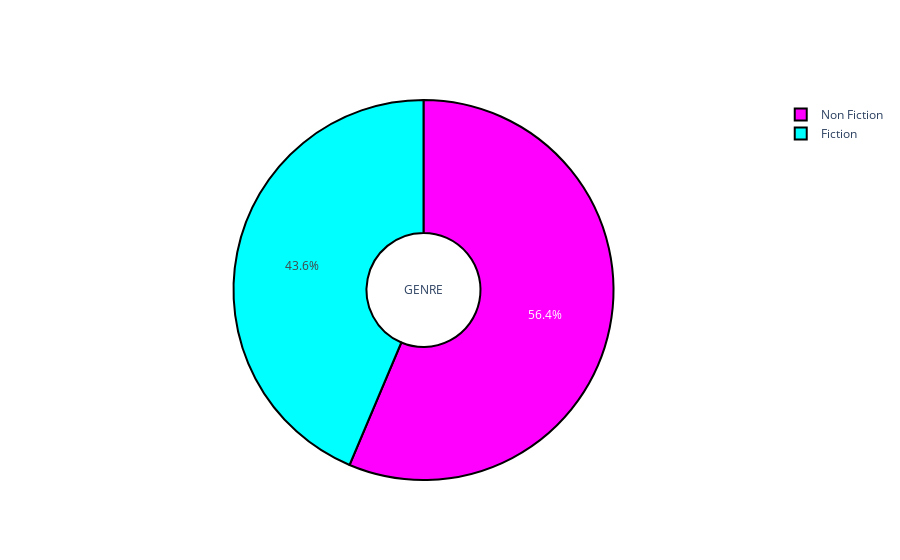

The notebook cell saved with this chart:
### Code cell
def pie_plot(cnt_srs, colors, title):
    '''A Function To Plot Pie Plot using Plotly'''
    labels=cnt_srs.index
    values=cnt_srs.values
    trace = go.Pie(labels=labels, 
                   values=values, 
                   title=title, 
                   hoverinfo='percent+value', 
                   textinfo='percent',
                   textposition='inside',
                   hole=0.3,
                   showlegend=True,
                   marker=dict(colors=colors,
                               line=dict(color='#000000',
                                         width=2),  )
                  )
    return trace

bold("**NON-FICTION BESTSELLERS ARE MORE THAN FICTION**")
py.iplot([pie_plot(data['Genre'].value_counts(), ['magenta', 'cyan'], 'GENRE')])

### Figure 1 — Plotly figure (JSON) as saved in the notebook; plotly's stock layout.template omitted (floating-point values rounded to 4 significant figures)
{"data": [{"hole": 0.3, "hoverinfo": "percent+value", "labels": ["Non Fiction", "Fiction"], "marker": {"colors": ["magenta", "cyan"], "line": {"color": "#000000", "width": 2}}, "showlegend": true, "textinfo": "percent", "textposition": "inside", "title": {"text": "GENRE"}, "type": "pie", "values": [310, 240]}], "layout": {"autosize": true}}
